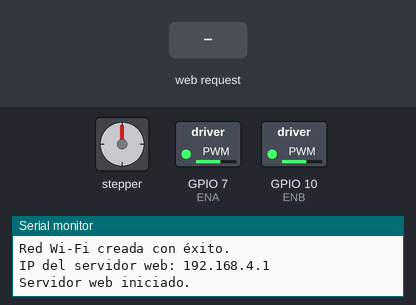
A sketch run on a simulated ESP32-C3. Shown: stepper motor, switched loads named in the sketch (green lamp = pin HIGH), the last lines printed to the serial monitor. Wiring (inferred from the names in the program): stepper motor (200 steps per turn assumed): coils GPIO 0, GPIO 1, GPIO 3, GPIO 4. Inputs (shaded band) come from the test bench. Pins used as bus, display or sensor lines are not drawn.

Above: at 2.2 s.
2.3 s: HTTP request GET /T received
At 2.9 s:
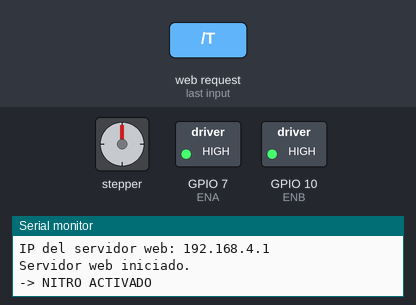
3.8 s: HTTP request GET /F received
5.3 s: HTTP request GET /L received
At 6.4 s:
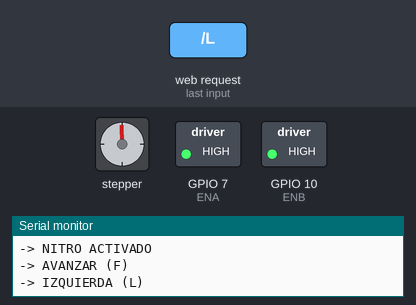
6.8 s: HTTP request GET /T received
At 7.5 s:
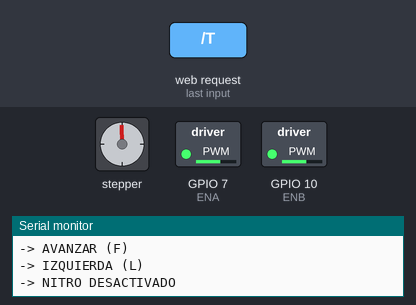
Timing chart, 0 to 9.3 s (numbered marks = the images above; inputs shaded):
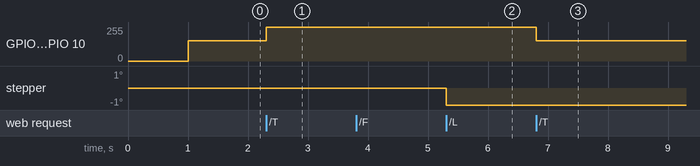

Measured:
- after the input at 2.3 s, GPIO 7 (ENA), GPIO 10 (ENB): 153/255 → 255/255 at once
- after the input at 6.8 s, GPIO 7 (ENA), GPIO 10 (ENB): 255/255 → 153/255 at once

The sketch:

autorobot_esp32c3.ino
```cpp
/* ==========================================================================
 * PROYECTO: Control de Auto RC con ESP32-C3 Super Mini y Puente H (L298N)
 * CURSO: Procedimientos Técnicos (PCT)
 * DESCRIPCIÓN: Este programa convierte el ESP32 en una antena Wi-Fi (Access Point)
 * para que te puedas conectar con el celular y manejar un coche robot mediante
 * una página web interactiva.
 * ========================================================================== */

#include <WiFi.h>       // Librería para que el ESP32 pueda crear su propia red Wi-Fi
#include <WebServer.h>  // Librería para montar un servidor web dentro del microcontrolador

// Identificación del código
// CODE V2.9 - Estabilizado contra bloqueos y Watchdog (sistema de seguridad interno)

// ==========================================
// CONFIGURACIÓN DE PINES Y VELOCIDADES
// ==========================================

// Pines PWM (Controlan la velocidad de los motores enviando pulsos eléctricos)
#define ENA 7           // Pin que regula la velocidad del motor izquierdo
#define ENB 10          // Pin que regula la velocidad del motor derecho

bool turbo = false;                     // Variable para saber si el modo nitro está activado (verdadero/falso)
const int VELOCIDAD_NORMAL = 153;       // Velocidad estándar (valor entre 0 y 255)
const int VELOCIDAD_TURBO = 255;        // Velocidad máxima (255 = voltaje completo)

// Pines de Dirección del L298N (Deciden si el motor gira hacia adelante o hacia atrás)
#define IN1 0           // Control motor izquierdo (Adelante)
#define IN2 1           // Control motor izquierdo (Atrás)
#define IN3 3           // Control motor derecho (Adelante)
#define IN4 4           // Control motor derecho (Atrás)

// ==========================================
// CONFIGURACIÓN DE LA RED WI-FI
// ==========================================
const char* ssid = "Prof. Perino";      // Nombre de la red Wi-Fi que emitirá tu ESP32
const char* password = "123pizza";      // Contraseña para conectarse al auto (mínimo 8 caracteres)

// Creamos el servidor web en el puerto estándar 80 (HTTP)
WebServer server(80);

// ==========================================
// DECLARACIÓN DE FUNCIONES (El índice del programa)
// ==========================================
// Aquí le avisamos al ESP32 que más abajo vamos a escribir estas funciones
void cambiarTurbo();
void adelante();
void atras();
void izquierda();
void derecha();
void detener();
void cargarPagina();
void procesarComando(String comando);

// ==========================================
// CÓDIGO DE LA PÁGINA WEB (HTML, CSS y JavaScript)
// ==========================================
// Esta variable guarda toda la interfaz visual que ves en la pantalla de tu celular.
String pagina = R"rawliteral(
<!DOCTYPE html>
<html>
<head>
<meta name="viewport" content="width=device-width, initial-scale=1">
<style>
/* Diseño visual (CSS) para que los botones se vean ordenados y modernos tipo consola */
body{
  font-family: Arial;
  text-align: center;
  background: #e9e9e9;
  margin-top: 30px;
  user-select: none;           /* Evita que se seleccione texto por accidente al tocar */
  -webkit-user-select: none;
  touch-action: manipulation;  /* Mejora la respuesta táctil en celulares */
}
.container{
  display: inline-block;
  background: white;
  padding: 20px;
  border-radius: 20px;
  box-shadow: 0px 0px 15px rgba(0,0,0,0.3);
}
button{
  width: 140px;
  height: 70px;
  font-size: 18px;
  margin: 5px;
  border: none;
  border-radius: 15px;
  cursor: pointer;
  background-color: #3498db;   /* Color azul de los botones */
  color: white;
  font-weight: bold;
  transition: background-color 0.1s, transform 0.1s;
  user-select: none;
  touch-action: manipulation;
}
button:hover { background-color: #2980b9; }
button:active { background-color: #1f618d; transform: scale(0.95); /* Efecto de botón presionado */ }
.stop{
  width: 150px;
  height: 80px;
  font-size: 22px;
  background-color: #e74c3c;    /* Color rojo especial para el botón de Turbo/Nitro */
}
.stop:hover { background-color: #c0392b; }
.stop:active { background-color: #922b21; transform: scale(0.95); }
</style>
</head>
<body>
<div class="container">
  <h1>Control Auto ESP32</h1>
  <h1>V2.9</h1>

  <!-- Botón para ir hacia adelante -->
  <div>
    <button onmousedown="enviar('F')" onmouseup="enviar('S')" ontouchstart="enviar('F')" ontouchend="enviar('S')">AVANZAR</button>
  </div>

  <!-- Botones de giro y turbo -->
  <div>
    <button onmousedown="enviar('L')" onmouseup="enviar('S')" ontouchstart="enviar('L')" ontouchend="enviar('S')">IZQUIERDA</button>
    <button class="stop" onclick="enviar('T')">NITRO</button>
    <button onmousedown="enviar('R')" onmouseup="enviar('S')" ontouchstart="enviar('R')" ontouchend="enviar('S')">DERECHA</button>
  </div>

  <!-- Botón para retroceder -->
  <div>
    <button onmousedown="enviar('B')" onmouseup="enviar('S')" ontouchstart="enviar('B')" ontouchend="enviar('S')">RETROCEDER</button>
  </div>
</div>

<script>
// Código en JavaScript que corre dentro del navegador del celular
let ultimoEnvio = 0;
function enviar(comando){
    // Control de velocidad: Evita saturar el servidor enviando demasiadas peticiones juntas
    let ahora = Date.now();
    if (ahora - ultimoEnvio < 50 && comando === 'S') return;
    ultimoEnvio = ahora;

    // Hace una petición web invisible al ESP32 indicando qué letra (comando) ejecutar
    fetch('/' + comando).catch(error => console.log(error));
}

// Seguridad para soltar el motor automáticamente cuando sacas el dedo de la pantalla
document.addEventListener('mouseup', () => enviar('S'));
document.addEventListener('touchend', () => enviar('S'));
// Bloquea el menú contextual y selección para que parezca una aplicación real
document.addEventListener("contextmenu", e => e.preventDefault());
document.addEventListener("selectstart", e => e.preventDefault());
</script>
</body>
</html>
)rawliteral";

// ==========================================
// CONFIGURACIÓN INICIAL (Se ejecuta una sola vez al encender)
// ==========================================
void setup(){
  Serial.begin(115200);   // Inicia la comunicación serie para ver mensajes en la PC
  delay(1000);
  Serial.println("\nIniciando ESP32-C3 Super Mini V2.9...");

  // Configuramos los pines de velocidad (PWM) como salidas
  pinMode(ENA, OUTPUT);
  pinMode(ENB, OUTPUT);

  // Aplicamos la velocidad normal por defecto a ambos motores
  analogWrite(ENA, VELOCIDAD_NORMAL);
  analogWrite(ENB, VELOCIDAD_NORMAL);

  // Configuramos los pines de dirección del puente H como salidas
  pinMode(IN1, OUTPUT);
  pinMode(IN2, OUTPUT);
  pinMode(IN3, OUTPUT);
  pinMode(IN4, OUTPUT);

  detener();              // Nos aseguramos de que el auto arrancar quieto

  // Creamos la red Wi-Fi propia del ESP32 (Modo Access Point / AP)
  WiFi.softAP(ssid, password);
  WiFi.setTxPower(WIFI_POWER_15dBm); // Ajusta la potencia de la antena Wi-Fi

  Serial.println("Red Wi-Fi creada con éxito.");
  Serial.print("IP del servidor web: ");
  Serial.println(WiFi.softAPIP()); // Muestra la dirección IP (ej. 192.168.4.1)

  // Vinculamos las rutas web con las acciones correspondientes en C++
  server.on("/", cargarPagina);                  // Página principal
  server.on("/F", [](){ procesarComando("F"); }); // Adelante (Forward)
  server.on("/B", [](){ procesarComando("B"); }); // Atrás (Backward)
  server.on("/L", [](){ procesarComando("L"); }); // Izquierda (Left)
  server.on("/R", [](){ procesarComando("R"); }); // Derecha (Right)
  server.on("/S", [](){ procesarComando("S"); }); // Detenerse (Stop)
  server.on("/T", [](){ procesarComando("T"); }); // Turbo (Nitro)

  server.begin();         // Arranca el servidor web
  Serial.println("Servidor web iniciado.");
}

// ==========================================
// BUCLE PRINCIPAL (Se repite infinitamente)
// ==========================================
void loop(){
  server.handleClient();  // Revisa constantemente si algún celular entró a la página o apretó un botón
  yield(); // Libera un poco de tiempo de CPU para evitar que el sistema de seguridad (Watchdog) reinicie el chip por estar ocupado
}

// ==========================================
// FUNCIONES DE CONTROL Y ACCIÓN
// ==========================================

// Envía la página HTML al navegador del celular
void cargarPagina(){
  server.send(200, "text/html", pagina);
}

// Lee qué letra mandó la página web y decide qué función del auto ejecutar
void procesarComando(String comando) {

  // Evaluamos la orden que llegó por la red Wi-Fi paso a paso
  if(comando == "F"){
    adelante();
  }
  else if(comando == "B"){
    atras();
  }
  else if(comando == "L"){
    izquierda();
  }
  else if(comando == "R"){
    derecha();
  }
  else if(comando == "T"){
    cambiarTurbo();
  }
  else{
    detener(); // Red de seguridad: si llega cualquier otra cosa por error, frena el auto
  }

  server.send(200, "text/plain", "OK"); // Responde al celular que la orden llegó bien
}

// Motor Izquierdo Adelante, Motor Derecho Adelante
void adelante(){
  Serial.println("-> AVANZAR (F)");
  digitalWrite(IN1, HIGH); digitalWrite(IN2, LOW);
  digitalWrite(IN3, HIGH); digitalWrite(IN4, LOW);
}

// Motor Izquierdo Atrás, Motor Derecho Atrás
void atras(){
  Serial.println("-> RETROCEDER (B)");
  digitalWrite(IN1, LOW); digitalWrite(IN2, HIGH);
  digitalWrite(IN3, LOW); digitalWrite(IN4, HIGH);
}

// Giro sobre su eje: Motor Izquierdo Adelante, Motor Derecho Atrás
void izquierda(){
  Serial.println("-> IZQUIERDA (L)");
  digitalWrite(IN1, HIGH); digitalWrite(IN2, LOW);
  digitalWrite(IN3, LOW); digitalWrite(IN4, HIGH);
}

// Giro sobre su eje: Motor Izquierdo Atrás, Motor Derecho Adelante
void derecha(){
  Serial.println("-> DERECHA (R)");
  digitalWrite(IN1, LOW); digitalWrite(IN2, HIGH);
  digitalWrite(IN3, HIGH); digitalWrite(IN4, LOW);
}

// Alterna entre velocidad normal y máxima potencia (Nitro)
void cambiarTurbo(){
  turbo = !turbo; // Cambia el estado (si estaba en falso pasa a verdadero, y viceversa)
  if(turbo){
    Serial.println("-> NITRO ACTIVADO");
    analogWrite(ENA, VELOCIDAD_TURBO);
    analogWrite(ENB, VELOCIDAD_TURBO);
  } else {
    Serial.println("-> NITRO DESACTIVADO");
    analogWrite(ENA, VELOCIDAD_NORMAL);
    analogWrite(ENB, VELOCIDAD_NORMAL);
  }
}

// Apaga todos los pines de dirección para frenar los motores
void detener(){
  digitalWrite(IN1, LOW); digitalWrite(IN2, LOW);
  digitalWrite(IN3, LOW); digitalWrite(IN4, LOW);
}
```
